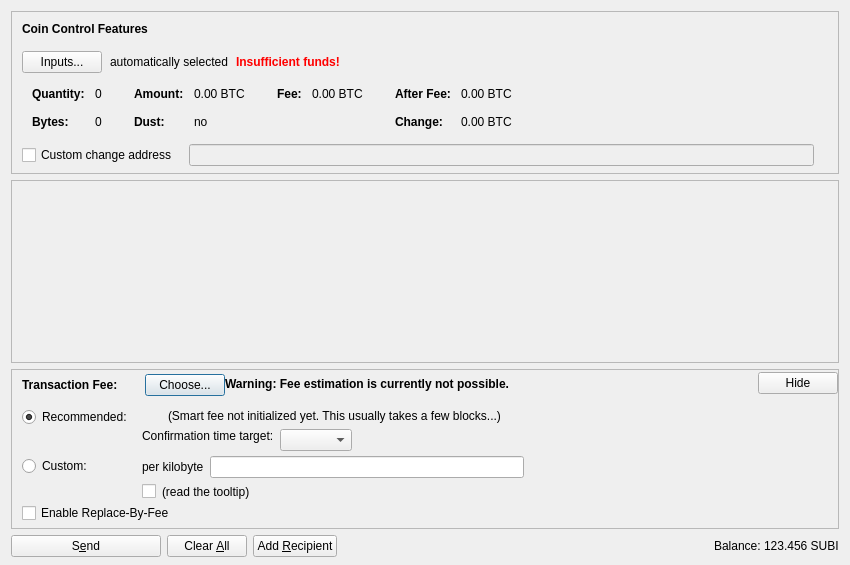
<?xml version="1.0" encoding="UTF-8"?>
<ui version="4.0">
 <class>SendCoinsDialog</class>
 <widget class="QDialog" name="SendCoinsDialog">
  <property name="geometry">
   <rect>
    <x>0</x>
    <y>0</y>
    <width>850</width>
    <height>565</height>
   </rect>
  </property>
  <property name="windowTitle">
   <string>Send Coins</string>
  </property>
  <layout class="QVBoxLayout" name="verticalLayout" stretch="0,1,0,0">
   <property name="bottomMargin">
    <number>8</number>
   </property>
   <item>
    <widget class="QFrame" name="frameCoinControl">
     <property name="sizePolicy">
      <sizepolicy hsizetype="Expanding" vsizetype="Expanding">
       <horstretch>0</horstretch>
       <verstretch>0</verstretch>
      </sizepolicy>
     </property>
     <property name="maximumSize">
      <size>
       <width>16777215</width>
       <height>16777215</height>
      </size>
     </property>
     <property name="frameShape">
      <enum>QFrame::StyledPanel</enum>
     </property>
     <property name="frameShadow">
      <enum>QFrame::Sunken</enum>
     </property>
     <layout class="QVBoxLayout" name="verticalLayoutCoinControl2">
      <property name="spacing">
       <number>0</number>
      </property>
      <property name="leftMargin">
       <number>0</number>
      </property>
      <property name="topMargin">
       <number>0</number>
      </property>
      <property name="rightMargin">
       <number>0</number>
      </property>
      <property name="bottomMargin">
       <number>6</number>
      </property>
      <item>
       <layout class="QVBoxLayout" name="verticalLayoutCoinControl" stretch="0,0,0,0,1">
        <property name="spacing">
         <number>0</number>
        </property>
        <property name="leftMargin">
         <number>10</number>
        </property>
        <property name="topMargin">
         <number>10</number>
        </property>
        <item>
         <layout class="QHBoxLayout" name="horizontalLayoutCoinControl1">
          <property name="bottomMargin">
           <number>15</number>
          </property>
          <item>
           <widget class="QLabel" name="labelCoinControlFeatures">
            <property name="sizePolicy">
             <sizepolicy hsizetype="Preferred" vsizetype="Maximum">
              <horstretch>0</horstretch>
              <verstretch>0</verstretch>
             </sizepolicy>
            </property>
            <property name="font">
             <font>
              <weight>75</weight>
              <bold>true</bold>
             </font>
            </property>
            <property name="styleSheet">
             <string notr="true">font-weight:bold;</string>
            </property>
            <property name="text">
             <string>Coin Control Features</string>
            </property>
           </widget>
          </item>
         </layout>
        </item>
        <item>
         <layout class="QHBoxLayout" name="horizontalLayoutCoinControl2" stretch="0,0,0,0">
          <property name="spacing">
           <number>8</number>
          </property>
          <property name="bottomMargin">
           <number>10</number>
          </property>
          <item>
           <widget class="QPushButton" name="pushButtonCoinControl">
            <property name="styleSheet">
             <string notr="true"/>
            </property>
            <property name="text">
             <string>Inputs...</string>
            </property>
            <property name="autoDefault">
             <bool>false</bool>
            </property>
           </widget>
          </item>
          <item>
           <widget class="QLabel" name="labelCoinControlAutomaticallySelected">
            <property name="text">
             <string>automatically selected</string>
            </property>
            <property name="margin">
             <number>5</number>
            </property>
           </widget>
          </item>
          <item>
           <widget class="QLabel" name="labelCoinControlInsuffFunds">
            <property name="font">
             <font>
              <weight>75</weight>
              <bold>true</bold>
             </font>
            </property>
            <property name="styleSheet">
             <string notr="true">color:red;font-weight:bold;</string>
            </property>
            <property name="text">
             <string>Insufficient funds!</string>
            </property>
            <property name="margin">
             <number>5</number>
            </property>
           </widget>
          </item>
          <item>
           <spacer name="horizontalSpacerCoinControl">
            <property name="orientation">
             <enum>Qt::Horizontal</enum>
            </property>
            <property name="sizeHint" stdset="0">
             <size>
              <width>40</width>
              <height>1</height>
             </size>
            </property>
           </spacer>
          </item>
         </layout>
        </item>
        <item>
         <widget class="QWidget" name="widgetCoinControl" native="true">
          <property name="sizePolicy">
           <sizepolicy hsizetype="Preferred" vsizetype="Preferred">
            <horstretch>0</horstretch>
            <verstretch>0</verstretch>
           </sizepolicy>
          </property>
          <property name="minimumSize">
           <size>
            <width>0</width>
            <height>0</height>
           </size>
          </property>
          <property name="styleSheet">
           <string notr="true"/>
          </property>
          <layout class="QHBoxLayout" name="horizontalLayoutCoinControl5">
           <property name="leftMargin">
            <number>0</number>
           </property>
           <property name="topMargin">
            <number>0</number>
           </property>
           <property name="rightMargin">
            <number>0</number>
           </property>
           <property name="bottomMargin">
            <number>0</number>
           </property>
           <item>
            <layout class="QHBoxLayout" name="horizontalLayoutCoinControl3" stretch="0,0,0,1">
             <property name="spacing">
              <number>20</number>
             </property>
             <property name="topMargin">
              <number>0</number>
             </property>
             <property name="bottomMargin">
              <number>10</number>
             </property>
             <item>
              <layout class="QFormLayout" name="formLayoutCoinControl1">
               <property name="horizontalSpacing">
                <number>10</number>
               </property>
               <property name="verticalSpacing">
                <number>14</number>
               </property>
               <property name="leftMargin">
                <number>10</number>
               </property>
               <property name="topMargin">
                <number>4</number>
               </property>
               <property name="rightMargin">
                <number>6</number>
               </property>
               <item row="0" column="0">
                <widget class="QLabel" name="labelCoinControlQuantityText">
                 <property name="font">
                  <font>
                   <weight>75</weight>
                   <bold>true</bold>
                  </font>
                 </property>
                 <property name="text">
                  <string>Quantity:</string>
                 </property>
                 <property name="margin">
                  <number>0</number>
                 </property>
                </widget>
               </item>
               <item row="0" column="1">
                <widget class="QLabel" name="labelCoinControlQuantity">
                 <property name="cursor">
                  <cursorShape>IBeamCursor</cursorShape>
                 </property>
                 <property name="contextMenuPolicy">
                  <enum>Qt::ActionsContextMenu</enum>
                 </property>
                 <property name="text">
                  <string notr="true">0</string>
                 </property>
                 <property name="margin">
                  <number>0</number>
                 </property>
                 <property name="textInteractionFlags">
                  <set>Qt::LinksAccessibleByMouse|Qt::TextSelectableByKeyboard|Qt::TextSelectableByMouse</set>
                 </property>
                </widget>
               </item>
               <item row="1" column="0">
                <widget class="QLabel" name="labelCoinControlBytesText">
                 <property name="font">
                  <font>
                   <weight>75</weight>
                   <bold>true</bold>
                  </font>
                 </property>
                 <property name="text">
                  <string>Bytes:</string>
                 </property>
                </widget>
               </item>
               <item row="1" column="1">
                <widget class="QLabel" name="labelCoinControlBytes">
                 <property name="cursor">
                  <cursorShape>IBeamCursor</cursorShape>
                 </property>
                 <property name="contextMenuPolicy">
                  <enum>Qt::ActionsContextMenu</enum>
                 </property>
                 <property name="text">
                  <string notr="true">0</string>
                 </property>
                 <property name="textInteractionFlags">
                  <set>Qt::LinksAccessibleByMouse|Qt::TextSelectableByKeyboard|Qt::TextSelectableByMouse</set>
                 </property>
                </widget>
               </item>
              </layout>
             </item>
             <item>
              <layout class="QFormLayout" name="formLayoutCoinControl2">
               <property name="horizontalSpacing">
                <number>10</number>
               </property>
               <property name="verticalSpacing">
                <number>14</number>
               </property>
               <property name="leftMargin">
                <number>6</number>
               </property>
               <property name="topMargin">
                <number>4</number>
               </property>
               <property name="rightMargin">
                <number>6</number>
               </property>
               <item row="0" column="0">
                <widget class="QLabel" name="labelCoinControlAmountText">
                 <property name="font">
                  <font>
                   <weight>75</weight>
                   <bold>true</bold>
                  </font>
                 </property>
                 <property name="text">
                  <string>Amount:</string>
                 </property>
                 <property name="margin">
                  <number>0</number>
                 </property>
                </widget>
               </item>
               <item row="0" column="1">
                <widget class="QLabel" name="labelCoinControlAmount">
                 <property name="cursor">
                  <cursorShape>IBeamCursor</cursorShape>
                 </property>
                 <property name="contextMenuPolicy">
                  <enum>Qt::ActionsContextMenu</enum>
                 </property>
                 <property name="text">
                  <string notr="true">0.00 BTC</string>
                 </property>
                 <property name="textInteractionFlags">
                  <set>Qt::LinksAccessibleByMouse|Qt::TextSelectableByKeyboard|Qt::TextSelectableByMouse</set>
                 </property>
                </widget>
               </item>
               <item row="1" column="0">
                <widget class="QLabel" name="labelCoinControlLowOutputText">
                 <property name="font">
                  <font>
                   <weight>75</weight>
                   <bold>true</bold>
                  </font>
                 </property>
                 <property name="text">
                  <string>Dust:</string>
                 </property>
                </widget>
               </item>
               <item row="1" column="1">
                <widget class="QLabel" name="labelCoinControlLowOutput">
                 <property name="cursor">
                  <cursorShape>IBeamCursor</cursorShape>
                 </property>
                 <property name="contextMenuPolicy">
                  <enum>Qt::ActionsContextMenu</enum>
                 </property>
                 <property name="text">
                  <string notr="true">no</string>
                 </property>
                 <property name="textInteractionFlags">
                  <set>Qt::LinksAccessibleByMouse|Qt::TextSelectableByKeyboard|Qt::TextSelectableByMouse</set>
                 </property>
                </widget>
               </item>
              </layout>
             </item>
             <item>
              <layout class="QFormLayout" name="formLayoutCoinControl3">
               <property name="horizontalSpacing">
                <number>10</number>
               </property>
               <property name="verticalSpacing">
                <number>14</number>
               </property>
               <property name="leftMargin">
                <number>6</number>
               </property>
               <property name="topMargin">
                <number>4</number>
               </property>
               <property name="rightMargin">
                <number>6</number>
               </property>
               <item row="0" column="0">
                <widget class="QLabel" name="labelCoinControlFeeText">
                 <property name="font">
                  <font>
                   <weight>75</weight>
                   <bold>true</bold>
                  </font>
                 </property>
                 <property name="text">
                  <string>Fee:</string>
                 </property>
                 <property name="margin">
                  <number>0</number>
                 </property>
                </widget>
               </item>
               <item row="0" column="1">
                <widget class="QLabel" name="labelCoinControlFee">
                 <property name="cursor">
                  <cursorShape>IBeamCursor</cursorShape>
                 </property>
                 <property name="contextMenuPolicy">
                  <enum>Qt::ActionsContextMenu</enum>
                 </property>
                 <property name="text">
                  <string notr="true">0.00 BTC</string>
                 </property>
                 <property name="textInteractionFlags">
                  <set>Qt::LinksAccessibleByMouse|Qt::TextSelectableByKeyboard|Qt::TextSelectableByMouse</set>
                 </property>
                </widget>
               </item>
              </layout>
             </item>
             <item>
              <layout class="QFormLayout" name="formLayoutCoinControl4">
               <property name="horizontalSpacing">
                <number>10</number>
               </property>
               <property name="verticalSpacing">
                <number>14</number>
               </property>
               <property name="leftMargin">
                <number>6</number>
               </property>
               <property name="topMargin">
                <number>4</number>
               </property>
               <property name="rightMargin">
                <number>6</number>
               </property>
               <item row="0" column="0">
                <widget class="QLabel" name="labelCoinControlAfterFeeText">
                 <property name="font">
                  <font>
                   <weight>75</weight>
                   <bold>true</bold>
                  </font>
                 </property>
                 <property name="text">
                  <string>After Fee:</string>
                 </property>
                 <property name="margin">
                  <number>0</number>
                 </property>
                </widget>
               </item>
               <item row="0" column="1">
                <widget class="QLabel" name="labelCoinControlAfterFee">
                 <property name="cursor">
                  <cursorShape>IBeamCursor</cursorShape>
                 </property>
                 <property name="contextMenuPolicy">
                  <enum>Qt::ActionsContextMenu</enum>
                 </property>
                 <property name="text">
                  <string notr="true">0.00 BTC</string>
                 </property>
                 <property name="textInteractionFlags">
                  <set>Qt::LinksAccessibleByMouse|Qt::TextSelectableByKeyboard|Qt::TextSelectableByMouse</set>
                 </property>
                </widget>
               </item>
               <item row="1" column="0">
                <widget class="QLabel" name="labelCoinControlChangeText">
                 <property name="font">
                  <font>
                   <weight>75</weight>
                   <bold>true</bold>
                  </font>
                 </property>
                 <property name="text">
                  <string>Change:</string>
                 </property>
                </widget>
               </item>
               <item row="1" column="1">
                <widget class="QLabel" name="labelCoinControlChange">
                 <property name="cursor">
                  <cursorShape>IBeamCursor</cursorShape>
                 </property>
                 <property name="contextMenuPolicy">
                  <enum>Qt::ActionsContextMenu</enum>
                 </property>
                 <property name="text">
                  <string notr="true">0.00 BTC</string>
                 </property>
                 <property name="textInteractionFlags">
                  <set>Qt::LinksAccessibleByMouse|Qt::TextSelectableByKeyboard|Qt::TextSelectableByMouse</set>
                 </property>
                </widget>
               </item>
              </layout>
             </item>
            </layout>
           </item>
          </layout>
         </widget>
        </item>
        <item>
         <layout class="QHBoxLayout" name="horizontalLayoutCoinControl4" stretch="0,0,0">
          <property name="spacing">
           <number>12</number>
          </property>
          <property name="sizeConstraint">
           <enum>QLayout::SetDefaultConstraint</enum>
          </property>
          <property name="topMargin">
           <number>5</number>
          </property>
          <property name="rightMargin">
           <number>5</number>
          </property>
          <item>
           <widget class="QCheckBox" name="checkBoxCoinControlChange">
            <property name="toolTip">
             <string>If this is activated, but the change address is empty or invalid, change will be sent to a newly generated address.</string>
            </property>
            <property name="text">
             <string>Custom change address</string>
            </property>
           </widget>
          </item>
          <item>
           <widget class="QValidatedLineEdit" name="lineEditCoinControlChange">
            <property name="enabled">
             <bool>false</bool>
            </property>
            <property name="sizePolicy">
             <sizepolicy hsizetype="Expanding" vsizetype="Fixed">
              <horstretch>0</horstretch>
              <verstretch>0</verstretch>
             </sizepolicy>
            </property>
           </widget>
          </item>
          <item>
           <widget class="QLabel" name="labelCoinControlChangeLabel">
            <property name="sizePolicy">
             <sizepolicy hsizetype="Preferred" vsizetype="Expanding">
              <horstretch>0</horstretch>
              <verstretch>0</verstretch>
             </sizepolicy>
            </property>
            <property name="minimumSize">
             <size>
              <width>0</width>
              <height>0</height>
             </size>
            </property>
            <property name="text">
             <string/>
            </property>
            <property name="margin">
             <number>3</number>
            </property>
           </widget>
          </item>
         </layout>
        </item>
        <item>
         <spacer name="verticalSpacerCoinControl">
          <property name="orientation">
           <enum>Qt::Vertical</enum>
          </property>
          <property name="sizeHint" stdset="0">
           <size>
            <width>800</width>
            <height>1</height>
           </size>
          </property>
         </spacer>
        </item>
       </layout>
      </item>
     </layout>
    </widget>
   </item>
   <item>
    <widget class="QScrollArea" name="scrollArea">
     <property name="widgetResizable">
      <bool>true</bool>
     </property>
     <widget class="QWidget" name="scrollAreaWidgetContents">
      <property name="geometry">
       <rect>
        <x>0</x>
        <y>0</y>
        <width>824</width>
        <height>72</height>
       </rect>
      </property>
      <layout class="QVBoxLayout" name="verticalLayout_2" stretch="0,1">
       <property name="leftMargin">
        <number>0</number>
       </property>
       <property name="topMargin">
        <number>0</number>
       </property>
       <property name="rightMargin">
        <number>0</number>
       </property>
       <property name="bottomMargin">
        <number>0</number>
       </property>
       <item>
        <layout class="QVBoxLayout" name="entries">
         <property name="spacing">
          <number>6</number>
         </property>
        </layout>
       </item>
       <item>
        <spacer name="verticalSpacer">
         <property name="orientation">
          <enum>Qt::Vertical</enum>
         </property>
         <property name="sizeHint" stdset="0">
          <size>
           <width>20</width>
           <height>40</height>
          </size>
         </property>
        </spacer>
       </item>
      </layout>
     </widget>
    </widget>
   </item>
   <item>
    <widget class="QFrame" name="frameFee">
     <property name="sizePolicy">
      <sizepolicy hsizetype="Expanding" vsizetype="Expanding">
       <horstretch>0</horstretch>
       <verstretch>0</verstretch>
      </sizepolicy>
     </property>
     <property name="maximumSize">
      <size>
       <width>16777215</width>
       <height>16777215</height>
      </size>
     </property>
     <property name="frameShape">
      <enum>QFrame::StyledPanel</enum>
     </property>
     <property name="frameShadow">
      <enum>QFrame::Sunken</enum>
     </property>
     <layout class="QVBoxLayout" name="verticalLayoutFee1">
      <property name="spacing">
       <number>0</number>
      </property>
      <property name="leftMargin">
       <number>0</number>
      </property>
      <property name="topMargin">
       <number>0</number>
      </property>
      <property name="rightMargin">
       <number>0</number>
      </property>
      <property name="bottomMargin">
       <number>0</number>
      </property>
      <item>
       <layout class="QVBoxLayout" name="verticalLayoutFee2" stretch="0,0,0">
        <property name="spacing">
         <number>0</number>
        </property>
        <property name="leftMargin">
         <number>10</number>
        </property>
        <property name="topMargin">
         <number>0</number>
        </property>
        <item>
         <layout class="QHBoxLayout" name="horizontalLayoutFee1">
          <property name="bottomMargin">
           <number>0</number>
          </property>
          <item>
           <layout class="QVBoxLayout" name="verticalLayoutFee7">
            <property name="spacing">
             <number>0</number>
            </property>
            <item>
             <spacer name="verticalSpacerSmartFee">
              <property name="orientation">
               <enum>Qt::Vertical</enum>
              </property>
              <property name="sizeType">
               <enum>QSizePolicy::Fixed</enum>
              </property>
              <property name="sizeHint" stdset="0">
               <size>
                <width>1</width>
                <height>4</height>
               </size>
              </property>
             </spacer>
            </item>
            <item>
             <layout class="QHBoxLayout" name="horizontalLayoutSmartFee">
              <property name="spacing">
               <number>10</number>
              </property>
              <item>
               <widget class="QLabel" name="labelFeeHeadline">
                <property name="sizePolicy">
                 <sizepolicy hsizetype="Preferred" vsizetype="Maximum">
                  <horstretch>0</horstretch>
                  <verstretch>0</verstretch>
                 </sizepolicy>
                </property>
                <property name="font">
                 <font>
                  <weight>75</weight>
                  <bold>true</bold>
                 </font>
                </property>
                <property name="styleSheet">
                 <string notr="true">font-weight:bold;</string>
                </property>
                <property name="text">
                 <string>Transaction Fee:</string>
                </property>
               </widget>
              </item>
              <item>
               <widget class="QLabel" name="labelFeeMinimized">
                <property name="text">
                 <string/>
                </property>
               </widget>
              </item>
              <item>
               <widget class="QPushButton" name="buttonChooseFee">
                <property name="text">
                 <string>Choose...</string>
                </property>
               </widget>
              </item>
             </layout>
            </item>
            <item>
             <spacer name="verticalSpacer_5">
              <property name="orientation">
               <enum>Qt::Vertical</enum>
              </property>
              <property name="sizeHint" stdset="0">
               <size>
                <width>1</width>
                <height>1</height>
               </size>
              </property>
             </spacer>
            </item>
           </layout>
          </item>
          <item>
           <widget class="QLabel" name="fallbackFeeWarningLabel">
            <property name="font">
             <font>
              <weight>75</weight>
              <bold>true</bold>
             </font>
            </property>
            <property name="toolTip">
             <string>Using the fallbackfee can result in sending a transaction that will take several hours or days (or never) to confirm. Consider choosing your fee manually or wait until you have validated the complete chain.</string>
            </property>
            <property name="text">
             <string>Warning: Fee estimation is currently not possible.</string>
            </property>
            <property name="wordWrap">
             <bool>false</bool>
            </property>
           </widget>
          </item>
          <item>
           <spacer name="horizontalSpacer_4">
            <property name="orientation">
             <enum>Qt::Horizontal</enum>
            </property>
            <property name="sizeType">
             <enum>QSizePolicy::MinimumExpanding</enum>
            </property>
            <property name="sizeHint" stdset="0">
             <size>
              <width>40</width>
              <height>20</height>
             </size>
            </property>
           </spacer>
          </item>
          <item>
           <widget class="QPushButton" name="buttonMinimizeFee">
            <property name="toolTip">
             <string>collapse fee-settings</string>
            </property>
            <property name="text">
             <string>Hide</string>
            </property>
           </widget>
          </item>
         </layout>
        </item>
        <item>
         <widget class="QFrame" name="frameFeeSelection">
          <layout class="QVBoxLayout" name="verticalLayoutFee12">
           <property name="spacing">
            <number>0</number>
           </property>
           <property name="leftMargin">
            <number>0</number>
           </property>
           <property name="topMargin">
            <number>0</number>
           </property>
           <property name="rightMargin">
            <number>0</number>
           </property>
           <property name="bottomMargin">
            <number>0</number>
           </property>
           <item>
            <layout class="QGridLayout" name="gridLayoutFee">
             <property name="topMargin">
              <number>10</number>
             </property>
             <property name="bottomMargin">
              <number>4</number>
             </property>
             <property name="horizontalSpacing">
              <number>10</number>
             </property>
             <property name="verticalSpacing">
              <number>4</number>
             </property>
             <item row="1" column="1">
              <layout class="QVBoxLayout" name="verticalLayoutFee8">
               <property name="spacing">
                <number>6</number>
               </property>
               <item>
                <layout class="QHBoxLayout" name="horizontalLayoutFee13">
                 <item>
                  <widget class="QLabel" name="labelCustomPerKilobyte">
                   <property name="toolTip">
                    <string>If the custom fee is set to 1000 satoshis and the transaction is only 250 bytes, then &quot;per kilobyte&quot; only pays 250 satoshis in fee, while &quot;total at least&quot; pays 1000 satoshis. For transactions bigger than a kilobyte both pay by kilobyte.</string>
                   </property>
                   <property name="text">
                    <string>per kilobyte</string>
                   </property>
                  </widget>
                 </item>
                 <item>
                  <widget class="BitcoinAmountField" name="customFee"/>
                 </item>
                 <item>
                  <spacer name="horizontalSpacer_6">
                   <property name="orientation">
                    <enum>Qt::Horizontal</enum>
                   </property>
                   <property name="sizeHint" stdset="0">
                    <size>
                     <width>1</width>
                     <height>1</height>
                    </size>
                   </property>
                  </spacer>
                 </item>
                </layout>
               </item>
               <item>
                <layout class="QHBoxLayout" name="horizontalLayoutFee8">
                 <item>
                  <widget class="QCheckBox" name="checkBoxMinimumFee">
                   <property name="toolTip">
                    <string>Paying only the minimum fee is just fine as long as there is less transaction volume than space in the blocks. But be aware that this can end up in a never confirming transaction once there is more demand for bitcoin transactions than the network can process.</string>
                   </property>
                   <property name="text">
                    <string/>
                   </property>
                  </widget>
                 </item>
                 <item>
                  <widget class="QLabel" name="labelMinFeeWarning">
                   <property name="enabled">
                    <bool>true</bool>
                   </property>
                   <property name="toolTip">
                    <string>Paying only the minimum fee is just fine as long as there is less transaction volume than space in the blocks. But be aware that this can end up in a never confirming transaction once there is more demand for bitcoin transactions than the network can process.</string>
                   </property>
                   <property name="text">
                    <string>(read the tooltip)</string>
                   </property>
                   <property name="margin">
                    <number>5</number>
                   </property>
                  </widget>
                 </item>
                 <item>
                  <spacer name="horizontalSpacer_2">
                   <property name="orientation">
                    <enum>Qt::Horizontal</enum>
                   </property>
                   <property name="sizeHint" stdset="0">
                    <size>
                     <width>1</width>
                     <height>1</height>
                    </size>
                   </property>
                  </spacer>
                 </item>
                </layout>
               </item>
              </layout>
             </item>
             <item row="0" column="0">
              <layout class="QVBoxLayout" name="verticalLayoutFee4" stretch="0,1">
               <item>
                <widget class="QRadioButton" name="radioSmartFee">
                 <property name="text">
                  <string>Recommended:</string>
                 </property>
                 <property name="checked">
                  <bool>true</bool>
                 </property>
                 <attribute name="buttonGroup">
                  <string notr="true">groupFee</string>
                 </attribute>
                </widget>
               </item>
               <item>
                <spacer name="verticalSpacer_2">
                 <property name="orientation">
                  <enum>Qt::Vertical</enum>
                 </property>
                 <property name="sizeHint" stdset="0">
                  <size>
                   <width>1</width>
                   <height>1</height>
                  </size>
                 </property>
                </spacer>
               </item>
              </layout>
             </item>
             <item row="1" column="0">
              <layout class="QVBoxLayout" name="verticalLayoutFee9" stretch="0,1">
               <item>
                <widget class="QRadioButton" name="radioCustomFee">
                 <property name="text">
                  <string>Custom:</string>
                 </property>
                 <attribute name="buttonGroup">
                  <string notr="true">groupFee</string>
                 </attribute>
                </widget>
               </item>
               <item>
                <spacer name="verticalSpacer_6">
                 <property name="orientation">
                  <enum>Qt::Vertical</enum>
                 </property>
                 <property name="sizeHint" stdset="0">
                  <size>
                   <width>1</width>
                   <height>1</height>
                  </size>
                 </property>
                </spacer>
               </item>
              </layout>
             </item>
             <item row="0" column="1">
              <layout class="QVBoxLayout" name="verticalLayoutFee3" stretch="0,0,1">
               <property name="spacing">
                <number>6</number>
               </property>
               <property name="topMargin">
                <number>2</number>
               </property>
               <item>
                <layout class="QHBoxLayout" name="horizontalLayoutFee12">
                 <item>
                  <widget class="QLabel" name="labelSmartFee">
                   <property name="text">
                    <string/>
                   </property>
                   <property name="margin">
                    <number>2</number>
                   </property>
                  </widget>
                 </item>
                 <item>
                  <widget class="QLabel" name="labelFeeEstimation">
                   <property name="text">
                    <string/>
                   </property>
                  </widget>
                 </item>
                 <item>
                  <widget class="QLabel" name="labelSmartFee2">
                   <property name="text">
                    <string>(Smart fee not initialized yet. This usually takes a few blocks...)</string>
                   </property>
                   <property name="margin">
                    <number>2</number>
                   </property>
                  </widget>
                 </item>
                 <item>
                  <spacer name="horizontalSpacer_5">
                   <property name="orientation">
                    <enum>Qt::Horizontal</enum>
                   </property>
                   <property name="sizeHint" stdset="0">
                    <size>
                     <width>1</width>
                     <height>1</height>
                    </size>
                   </property>
                  </spacer>
                 </item>
                </layout>
               </item>
               <item>
                <layout class="QHBoxLayout" name="horizontalLayoutFee9">
                 <item>
                  <layout class="QVBoxLayout" name="verticalLayoutFee6">
                   <item>
                    <widget class="QLabel" name="labelSmartFee3">
                     <property name="text">
                      <string>Confirmation time target:</string>
                     </property>
                     <property name="margin">
                      <number>2</number>
                     </property>
                    </widget>
                   </item>
                   <item>
                    <spacer name="verticalSpacer_3">
                     <property name="orientation">
                      <enum>Qt::Vertical</enum>
                     </property>
                     <property name="sizeHint" stdset="0">
                      <size>
                       <width>1</width>
                       <height>1</height>
                      </size>
                     </property>
                    </spacer>
                   </item>
                  </layout>
                 </item>
                 <item>
                  <layout class="QVBoxLayout" name="verticalLayoutFee5">
                   <property name="rightMargin">
                    <number>30</number>
                   </property>
                   <item>
                    <layout class="QHBoxLayout" name="horizontalLayoutConfTarget">
                     <property name="bottomMargin">
                      <number>0</number>
                     </property>
                     <item>
                      <widget class="QComboBox" name="confTargetSelector"/>
                     </item>
                     <item>
                      <spacer name="horizontalSpacerConfTarget">
                       <property name="orientation">
                        <enum>Qt::Horizontal</enum>
                       </property>
                       <property name="sizeHint" stdset="0">
                        <size>
                         <width>40</width>
                         <height>20</height>
                        </size>
                       </property>
                      </spacer>
                     </item>
                    </layout>
                   </item>
                  </layout>
                 </item>
                </layout>
               </item>
               <item>
                <spacer name="verticalSpacer_4">
                 <property name="orientation">
                  <enum>Qt::Vertical</enum>
                 </property>
                 <property name="sizeHint" stdset="0">
                  <size>
                   <width>1</width>
                   <height>1</height>
                  </size>
                 </property>
                </spacer>
               </item>
              </layout>
             </item>
            </layout>
           </item>
           <item>
            <widget class="QCheckBox" name="optInRBF">
             <property name="toolTip">
              <string>With Replace-By-Fee (BIP-125) you can increase a transaction's fee after it is sent. Without this, a higher fee may be recommended to compensate for increased transaction delay risk.</string>
             </property>
             <property name="text">
              <string>Enable Replace-By-Fee</string>
             </property>
            </widget>
           </item>
          </layout>
         </widget>
        </item>
        <item>
         <spacer name="verticalSpacerFee">
          <property name="orientation">
           <enum>Qt::Vertical</enum>
          </property>
          <property name="sizeHint" stdset="0">
           <size>
            <width>40</width>
            <height>5</height>
           </size>
          </property>
         </spacer>
        </item>
       </layout>
      </item>
     </layout>
    </widget>
   </item>
   <item>
    <layout class="QHBoxLayout" name="horizontalLayout">
     <item>
      <widget class="QPushButton" name="sendButton">
       <property name="minimumSize">
        <size>
         <width>150</width>
         <height>0</height>
        </size>
       </property>
       <property name="toolTip">
        <string>Confirm the send action</string>
       </property>
       <property name="text">
        <string>S&amp;end</string>
       </property>
       <property name="icon">
        <iconset resource="../subi.qrc">
         <normaloff>:/icons/send</normaloff>:/icons/send</iconset>
       </property>
       <property name="autoDefault">
        <bool>false</bool>
       </property>
       <property name="default">
        <bool>false</bool>
       </property>
      </widget>
     </item>
     <item>
      <widget class="QPushButton" name="clearButton">
       <property name="sizePolicy">
        <sizepolicy hsizetype="Minimum" vsizetype="Fixed">
         <horstretch>0</horstretch>
         <verstretch>0</verstretch>
        </sizepolicy>
       </property>
       <property name="toolTip">
        <string>Clear all fields of the form.</string>
       </property>
       <property name="text">
        <string>Clear &amp;All</string>
       </property>
       <property name="icon">
        <iconset resource="../subi.qrc">
         <normaloff>:/icons/remove</normaloff>:/icons/remove</iconset>
       </property>
       <property name="autoDefault">
        <bool>false</bool>
       </property>
      </widget>
     </item>
     <item>
      <widget class="QPushButton" name="addButton">
       <property name="toolTip">
        <string>Send to multiple recipients at once</string>
       </property>
       <property name="text">
        <string>Add &amp;Recipient</string>
       </property>
       <property name="icon">
        <iconset resource="../subi.qrc">
         <normaloff>:/icons/add</normaloff>:/icons/add</iconset>
       </property>
       <property name="autoDefault">
        <bool>false</bool>
       </property>
      </widget>
     </item>
     <item>
      <spacer name="horizontalSpacer">
       <property name="orientation">
        <enum>Qt::Horizontal</enum>
       </property>
       <property name="sizeHint" stdset="0">
        <size>
         <width>40</width>
         <height>20</height>
        </size>
       </property>
      </spacer>
     </item>
     <item>
      <layout class="QHBoxLayout" name="horizontalLayout_2">
       <property name="spacing">
        <number>3</number>
       </property>
       <item>
        <widget class="QLabel" name="label">
         <property name="sizePolicy">
          <sizepolicy hsizetype="Preferred" vsizetype="Fixed">
           <horstretch>0</horstretch>
           <verstretch>0</verstretch>
          </sizepolicy>
         </property>
         <property name="text">
          <string>Balance:</string>
         </property>
        </widget>
       </item>
       <item>
        <widget class="QLabel" name="labelBalance">
         <property name="sizePolicy">
          <sizepolicy hsizetype="Preferred" vsizetype="Fixed">
           <horstretch>0</horstretch>
           <verstretch>0</verstretch>
          </sizepolicy>
         </property>
         <property name="cursor">
          <cursorShape>IBeamCursor</cursorShape>
         </property>
         <property name="text">
          <string notr="true">123.456 SUBI</string>
         </property>
         <property name="textInteractionFlags">
          <set>Qt::LinksAccessibleByMouse|Qt::TextSelectableByKeyboard|Qt::TextSelectableByMouse</set>
         </property>
        </widget>
       </item>
      </layout>
     </item>
    </layout>
   </item>
  </layout>
 </widget>
 <customwidgets>
  <customwidget>
   <class>QValidatedLineEdit</class>
   <extends>QLineEdit</extends>
   <header>qt/qvalidatedlineedit.h</header>
  </customwidget>
  <customwidget>
   <class>BitcoinAmountField</class>
   <extends>QLineEdit</extends>
   <header>qt/subiamountfield.h</header>
   <container>1</container>
  </customwidget>
 </customwidgets>
 <resources>
  <include location="../subi.qrc"/>
 </resources>
 <connections/>
 <buttongroups>
  <buttongroup name="groupFee"/>
 </buttongroups>
</ui>
